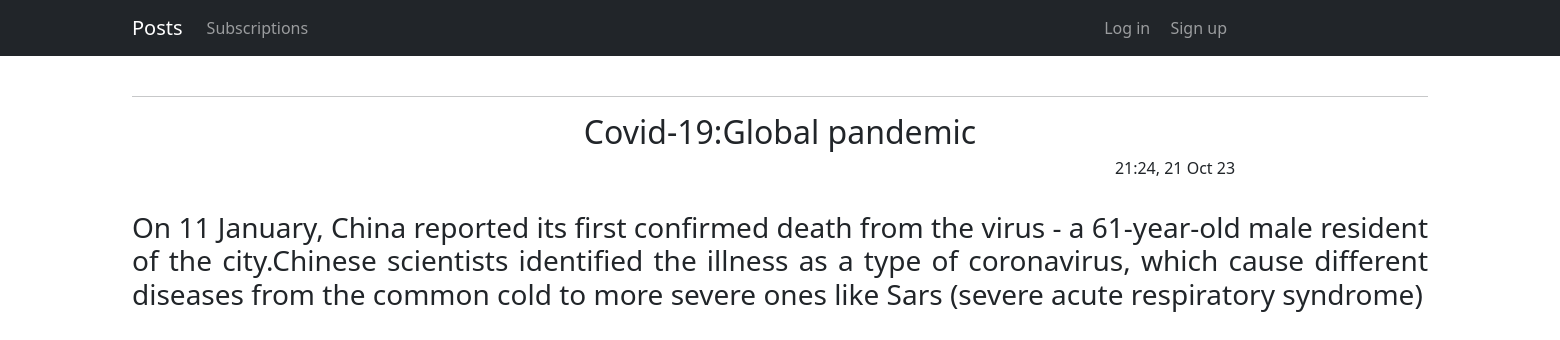
/1, run on an earlier commit of the app's database.
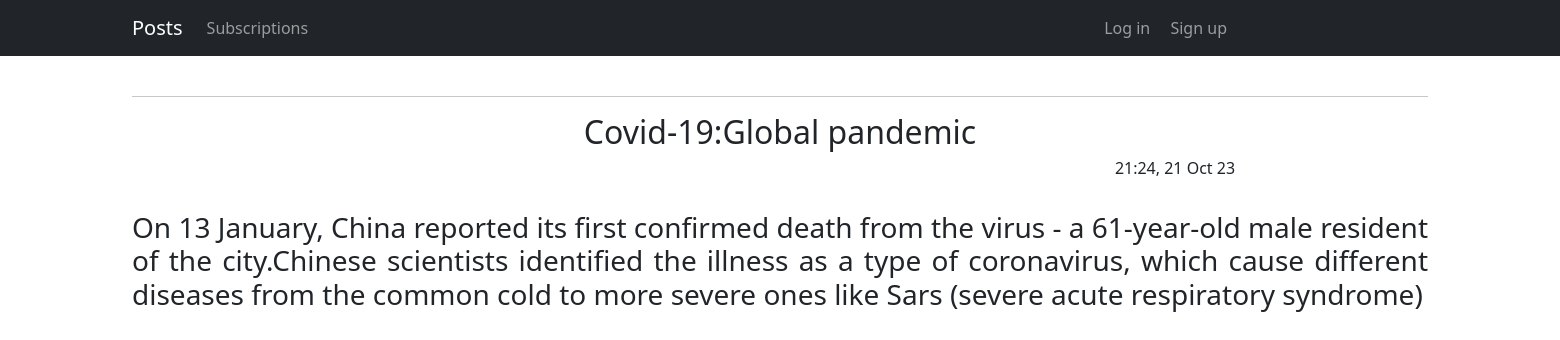
And on a later commit of the database.
### news/models.py (models this page shows, shortened)
class Post(models.Model):
    NEWS = 'NW'
    ARTICLE = 'AT'
    CHOICE = (
        (NEWS, 'Новость'),
        (ARTICLE, 'Статья'),
    )
    post_time = models.DateTimeField(auto_now_add=True)
    choice = models.CharField(choices=CHOICE, max_length=3, default=ARTICLE)
    post_title = models.CharField(blank=False, max_length=255)
    post_content = models.TextField()
    post_rating = models.IntegerField(default=0)
    author = models.ForeignKey(Author, on_delete=models.CASCADE)
    categories = models.ManyToManyField(Category, through='PostCategory')

### news/views.py (the view)
# urls.py: path('<int:id>', PostDetail.as_view(), name='post_detail'),
class PostDetail(DetailView):
    model = Post
    template_name = 'post.html'
    context_object_name = 'post'
    pk_url_kwarg = 'id'

### news/templatetags/custom_filters.py (called while the page is built)
@register.filter
def censor(post_content):
    result = []
    for badword in badwords:
        if badword in post_content:
            vad = badword[0] + "*" * (len(badword) - 2) + badword[-1]
            post_content = post_content.replace(badword, vad)
            result = post_content
        else:
            result = post_content
    return result

### templates/post.html (shortened to what this page needs)
{% extends 'flatpages/default.html' %}
{% load custom_filters %}
{% block content %}
<br>
<hr>
<h2>{{ post.post_title }}</h2>
<h6 style = "position:relative; left:395px; ">{{ post.post_time|date:'H:i, d M y '}}</h6><br>
<h3 align="justify">{{ post.post_content|censor}}</h3>
{% endblock content %}

What changed in the data, as far as the page shows it:
changed Post "Covid-19:Global pandemic": post_content|censor "On 11 January, China reported its…" → "On 13 January, China reported its…"
